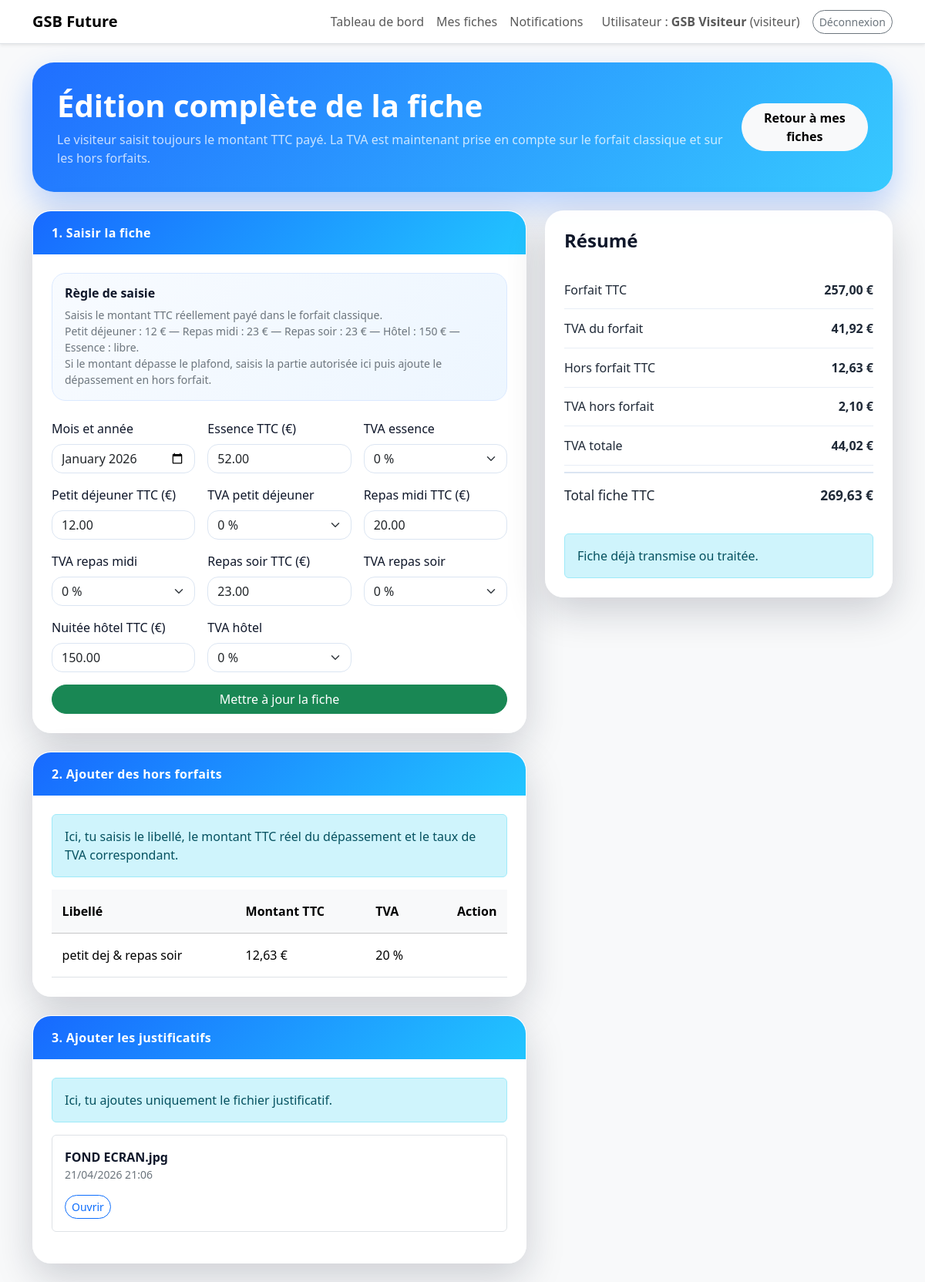
The app's page /synthese.php?id=1 (signed in) with its own data.
### tables this page shows
CREATE TABLE `fiches_frais` (
  `id` int(11) NOT NULL,
  `numero_fiche` varchar(20) NOT NULL,
  `id_utilisateur` int(11) NOT NULL,
  `mois` char(7) NOT NULL,
  `frais_essence` decimal(10,2) NOT NULL DEFAULT 0.00,
  `frais_petit_dejeuner` decimal(10,2) NOT NULL DEFAULT 0.00,
  `frais_repas_midi` decimal(10,2) NOT NULL DEFAULT 0.00,
  `frais_repas_soir` decimal(10,2) NOT NULL DEFAULT 0.00,
  `frais_hotel` decimal(10,2) NOT NULL DEFAULT 0.00,
  `taux_tva_essence` decimal(5,2) NOT NULL DEFAULT 0.00,
  `taux_tva_petit_dejeuner` decimal(5,2) NOT NULL DEFAULT 0.00,
  `taux_tva_repas_midi` decimal(5,2) NOT NULL DEFAULT 0.00,
  `taux_tva_repas_soir` decimal(5,2) NOT NULL DEFAULT 0.00,
  `taux_tva_hotel` decimal(5,2) NOT NULL DEFAULT 0.00,
  `montant_total` decimal(10,2) NOT NULL DEFAULT 0.00,
  `statut` enum('saisie','transmise','validee','refusee','remboursee') NOT NULL DEFAULT 'saisie',
  `commentaire_visiteur` text DEFAULT NULL,
  `commentaire_comptable` text DEFAULT NULL,
  `date_creation` datetime NOT NULL DEFAULT current_timestamp(),
  `date_modification` datetime NOT NULL DEFAULT current_timestamp() ON UPDATE current_timestamp()
);

CREATE TABLE `hors_forfaits` (
  `id` int(11) NOT NULL,
  `id_fiche` int(11) NOT NULL,
  `type_consommation` varchar(50) NOT NULL DEFAULT 'hors_forfait',
  `date` date NOT NULL,
  `libelle` varchar(255) NOT NULL,
  `montant` decimal(10,2) NOT NULL DEFAULT 0.00,
  `commentaire` varchar(255) DEFAULT NULL,
  `taux_tva` decimal(5,2) NOT NULL DEFAULT 20.00,
  `montant_ht` decimal(10,2) NOT NULL DEFAULT 0.00,
  `montant_tva` decimal(10,2) NOT NULL DEFAULT 0.00,
  `montant_ttc` decimal(10,2) NOT NULL DEFAULT 0.00,
  `date_ajout` datetime NOT NULL DEFAULT current_timestamp()
);

CREATE TABLE `justificatifs` (
  `id` int(11) NOT NULL,
  `id_fiche` int(11) NOT NULL,
  `nom_reel` varchar(255) NOT NULL,
  `nom_serveur` varchar(255) NOT NULL,
  `extension` varchar(10) NOT NULL,
  `contient_tva` tinyint(1) NOT NULL DEFAULT 0,
  `montant_ttc_5` decimal(10,2) NOT NULL DEFAULT 0.00,
  `montant_ttc_10` decimal(10,2) NOT NULL DEFAULT 0.00,
  `montant_ttc_20` decimal(10,2) NOT NULL DEFAULT 0.00,
  `date_envoi` datetime NOT NULL DEFAULT current_timestamp()
);

### vues/visiteur/detail_fiche.php (the view, shortened to what the rows shown need)
<?php
include __DIR__ . '/../../squelette/header.php';
    ?>
<div class="hero-futuriste mb-4">
    <div>
        <h1 class="display-6 fw-bold mb-2"><?= $fiche ? 'Édition complète de la fiche' : 'Nouvelle fiche de frais' ?></h1>
    </div>
</div>
<div class="row g-4">
    <div class="col-lg-7">
        <div class="bloc-page overflow-hidden mb-4">
            <div class="p-4">
                <div class="info-plafond mb-4">
                    <h2 class="h6 fw-bold mb-2">Règle de saisie</h2>
                </div>
                <form method="POST" class="row g-3 align-items-end">
                    <div class="col-md-4">
                        <label class="form-label">Mois et année</label>
                        <input type="month" name="mois" class="form-control" value="<?= e($fiche['mois'] ?? '') ?>" required>
                    </div>
                    <div class="col-md-4">
                        <label class="form-label">Essence TTC (€)</label>
                        <input type="number" step="0.01" min="0" name="frais_essence" class="form-control champ-sans-fleches" value="<?= $fiche ? e((string) $fiche['frais_essence']) : '' ?>">
                    </div>
                    <div class="col-md-4">
                        <label class="form-label">Petit déjeuner TTC (€)</label>
                        <input type="number" step="0.01" min="0" max="12" name="frais_petit_dejeuner" class="form-control champ-sans-fleches" value="<?= $fiche ? e((string) $fiche['frais_petit_dejeuner']) : '' ?>">
                    </div>
                    <div class="col-md-4">
                        <label class="form-label">Repas midi TTC (€)</label>
                        <input type="number" step="0.01" min="0" max="23" name="frais_repas_midi" class="form-control champ-sans-fleches" value="<?= $fiche ? e((string) $fiche['frais_repas_midi']) : '' ?>">
                    </div>
                    <div class="col-md-4">
                        <label class="form-label">Repas soir TTC (€)</label>
                        <input type="number" step="0.01" min="0" max="23" name="frais_repas_soir" class="form-control champ-sans-fleches" value="<?= $fiche ? e((string) $fiche['frais_repas_soir']) : '' ?>">
                    </div>
                    <div class="col-md-4">
                        <label class="form-label">Nuitée hôtel TTC (€)</label>
                        <input type="number" step="0.01" min="0" max="150" name="frais_hotel" class="form-control champ-sans-fleches" value="<?= $fiche ? e((string) $fiche['frais_hotel']) : '' ?>">
                    </div>
                </form>
            </div>
        </div>
        <?php if ($fiche): ?>
            <div class="bloc-page overflow-hidden mb-4">
                <div class="p-4">
                    <?php if (empty($horsForfaits)): ?>
                        <div class="alert alert-light border">Aucun hors forfait enregistré.</div>
                    <?php else: ?>
                        <div class="table-responsive">
                            <table class="table align-middle mb-0">
                                <thead class="table-light">
                                    <tr>
                                        <th>Libellé</th>
                                        <th>Montant TTC</th>
                                        <th>TVA</th>
                                        <th class="text-end">Action</th>
                                    </tr>
                                </thead>
                                <tbody>
                                    <?php foreach ($horsForfaits as $horsForfait): ?>
                                        <tr>
                                            <td><?= e($horsForfait['libelle']) ?></td>
                                            <td><?= number_format((float) $horsForfait['montant_ttc'], 2, ',', ' ') ?> €</td>
                                            <td><?= number_format((float) $horsForfait['taux_tva'], 0, ',', ' ') ?> %</td>
                                            <td class="text-end">
                                            </td>
                                        </tr>
                                    <?php endforeach; ?>
                                </tbody>
                            </table>
                        </div>
                    <?php endif; ?>
                </div>
            </div>
            <div class="bloc-page overflow-hidden">
                <div class="p-4">
                    <?php if (empty($justificatifs)): ?>
                        <div class="alert alert-warning">Aucun justificatif ajouté.</div>
                    <?php else: ?>
                        <?php foreach ($justificatifs as $justificatif): ?>
                            <div class="border rounded p-3 mb-3">
                                <div class="fw-semibold"><?= e($justificatif['nom_reel']) ?></div>
                                <div class="small text-secondary mb-2"><?= e(format_date_fr($justificatif['date_envoi'], true)) ?></div>
                                <a href="<?= APP_BASE_URL ?>/stockage/justificatifs/<?= e($justificatif['nom_serveur']) ?>" target="_blank" class="btn btn-outline-primary btn-sm mt-2">Ouvrir</a>
                            </div>
                        <?php endforeach; ?>
                    <?php endif; ?>
                </div>
            </div>
        <?php endif; ?>
    </div>
    <div class="col-lg-5">
        <div class="bloc-page p-4 sticky-top" style="top: 20px;">
            <h2 class="h4 fw-bold mb-4">Résumé</h2>
            <?php if (!$fiche): ?>
                <div class="alert alert-info mb-0">Crée d’abord la fiche pour afficher le récapitulatif.</div>
            <?php else: ?>
                <div class="resume-ligne">
                    <span>Forfait TTC</span>
                    <strong><?= number_format((float) $totalForfait, 2, ',', ' ') ?> €</strong>
                </div>
                <div class="resume-ligne">
                    <span>TVA du forfait</span>
                    <strong><?= number_format((float) $totalTvaForfait, 2, ',', ' ') ?> €</strong>
                </div>
                <div class="resume-ligne">
                    <span>Hors forfait TTC</span>
                    <strong><?= number_format((float) $totalHorsForfait, 2, ',', ' ') ?> €</strong>
                </div>
                <div class="resume-ligne">
                    <span>TVA hors forfait</span>
                    <strong><?= number_format((float) $totalTvaHorsForfait, 2, ',', ' ') ?> €</strong>
                </div>
                <div class="resume-ligne">
                    <span>TVA totale</span>
                    <strong><?= number_format((float) $totalTva, 2, ',', ' ') ?> €</strong>
                </div>
                <div class="resume-ligne resume-total">
                    <span>Total fiche TTC</span>
                    <strong><?= number_format((float) $fiche['montant_total'], 2, ',', ' ') ?> €</strong>
                </div>
                <div class="mt-4">
                    <?php if (Justificatif::compterParFiche((int) $fiche['id']) < 1): ?>
                        <div class="alert alert-warning mb-0">Ajoute au moins un justificatif avant l’envoi.</div>
                    <?php elseif (in_array($fiche['statut'], ['saisie', 'refusee'], true)): ?>
                        <div class="alert alert-success mb-0">Fiche prête à être envoyée.</div>
                    <?php else: ?>
                        <div class="alert alert-info mb-0">Fiche déjà transmise ou traitée.</div>
                    <?php endif; ?>
                </div>
            <?php endif; ?>
        </div>
    </div>
</div>
<?php include __DIR__ . '/../../squelette/footer.php'; ?>

### records on screen
fiches_frais: mois "2026-01", frais_essence "52.00", frais_petit_dejeuner "12.00", frais_repas_midi "20.00", frais_repas_soir "23.00", frais_hotel "150.00", totalForfait "257,00", montant_total "269,63"
hors_forfaits: libelle "petit dej & repas soir", montant_ttc "12,63", taux_tva "20"
justificatifs: nom_reel "FOND ECRAN.jpg", date_envoi "21/04/2026 21:06"

### other values on screen
$roleUtilisateur "visiteur"
$label "TVA essence TVA petit déjeuner TVA repas midi TVA repas soir TVA hôtel"
$totalTvaForfait "41,92"
$totalHorsForfait "12,63"
$totalTvaHorsForfait "2,10"
$totalTva "44,02"
form field taux_tva_essence "0 %"
form field taux_tva_petit_dejeuner "0 %"
form field taux_tva_repas_midi "0 %"
form field taux_tva_repas_soir "0 %"
form field taux_tva_hotel "0 %"
